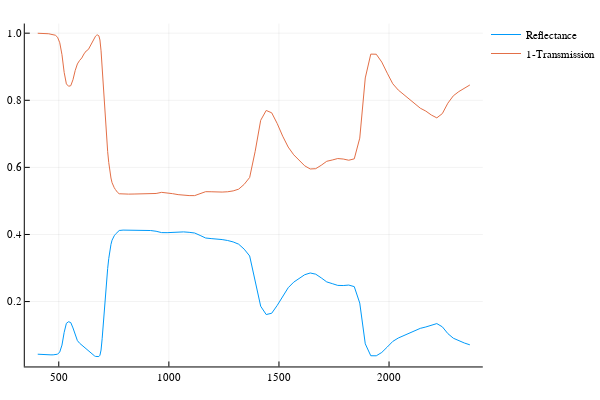

The notebook cell saved with this chart:
### Markdown cell above
---
Run Fluspect, leaf optical property generator (provides reflectance and transmittance)

### Code cell
plot(wl, arrayOfLeaves[10].ρ_SW, label="Reflectance")
plot!(wl, 1 .-arrayOfLeaves[10].τ_SW, label="1-Transmission")
